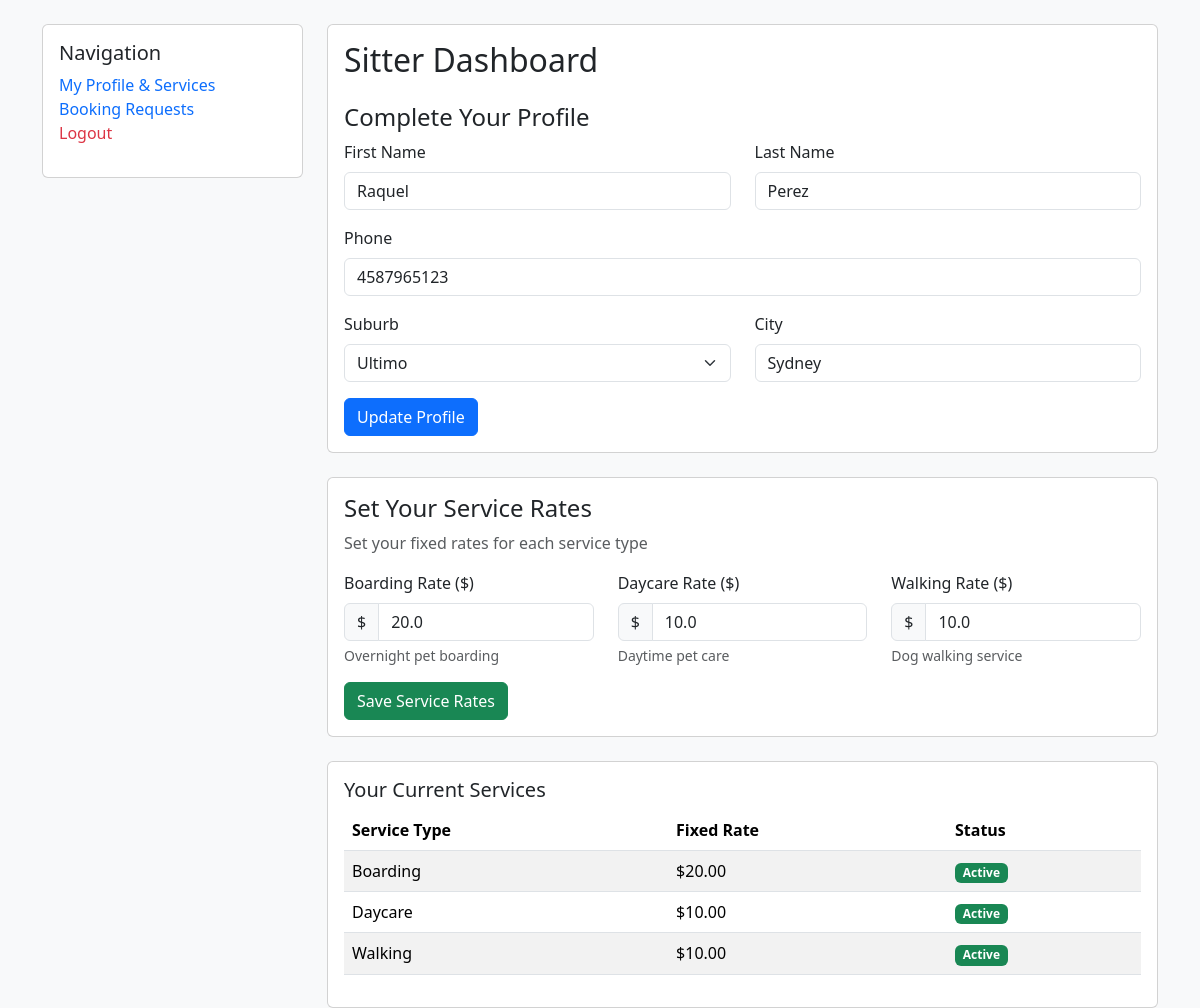
/sitter-dashboard (signed in), run on the app's committed database.
### database.py (models this page shows, shortened)
class User(db.Model):
    id = db.Column(db.Integer, primary_key=True)
    email = db.Column(db.String(255), unique=True, nullable=False)
    password = db.Column(db.String(255), nullable=False)
    role = db.Column(db.Enum(Role), nullable=False, default=Role.customer)
    created_at = db.Column(db.DateTime, default=datetime.utcnow)
    first_name = db.Column(db.String(100))
    last_name = db.Column(db.String(100))
    phone = db.Column(db.String(20))
    city = db.Column(db.String(100))
    suburb = db.Column(db.String(100))
    created_at = db.Column(db.DateTime, default=datetime.utcnow)
    sitter_services = db.relationship('SitterService', backref='sitter', lazy=True)
    owner_bookings = db.relationship('Booking', foreign_keys='Booking.owner_id', backref='owner', lazy=True)
    sitter_bookings = db.relationship('Booking', foreign_keys='Booking.sitter_id', backref='sitter', lazy=True)

class SitterService(db.Model):
    id = db.Column(db.Integer, primary_key=True)
    sitter_id = db.Column(db.Integer, db.ForeignKey('user.id'), nullable=False)
    service_type = db.Column(db.Enum(ServiceType), nullable=False)
    fixed_rate = db.Column(db.Float, nullable=False)  # Fixed price for this service
    description = db.Column(db.Text)
    is_active = db.Column(db.Boolean, default=True)
    created_at = db.Column(db.DateTime, default=datetime.utcnow)
    updated_at = db.Column(db.DateTime, default=datetime.utcnow, onupdate=datetime.utcnow)
    bookings = db.relationship('Booking', backref='service', lazy=True)

### main.py (the view, shortened to what this page needs)
@app.route("/sitter-dashboard", methods=["GET", "POST"])
def sitter_dashboard():
    user = User.query.filter_by(email=session.get('user_email')).first()
    services = SitterService.query.filter_by(sitter_id=user.id).all()
    return render_template("sitter_dashboard.html", user=user, services=services, suburbs=SYDNEY_SUBURBS)

### templates/sitter_dashboard.html (shortened to what this page needs)
<!DOCTYPE html>
<html lang="en">
<head>
    <link href="https://cdn.jsdelivr.net/npm/bootstrap@5.3.2/dist/css/bootstrap.min.css" rel="stylesheet">
</head>
<body class="bg-light">
    <div class="container mt-4">
        <div class="row">
            <div class="col-md-3">
                <div class="card">
                    <div class="card-body">
                        <h5 class="card-title">Navigation</h5>
                        <ul class="list-unstyled">
                            <li><a href="{{ url_for('sitter_dashboard') }}" class="text-decoration-none">My Profile & Services</a></li>
                            <li><a href="{{ url_for('sitter_inbox') }}" class="text-decoration-none">Booking Requests</a></li>
                            <li><a href="{{ url_for('login') }}" class="text-decoration-none text-danger">Logout</a></li>
                        </ul>
                    </div>
                </div>
            </div>
            <div class="col-md-9">
                <div class="card mb-4">
                    <div class="card-body">
                        <h2 class="card-title">Sitter Dashboard</h2>
                        <h4 class="mt-4">Complete Your Profile</h4>
                        <form method="POST">
                            <div class="row">
                                <div class="col-md-6 mb-3">
                                    <label for="first_name" class="form-label">First Name</label>
                                    <input type="text" name="first_name" id="first_name" class="form-control"
                                           value="{{ user.first_name or '' }}" required>
                                </div>
                                <div class="col-md-6 mb-3">
                                    <label for="last_name" class="form-label">Last Name</label>
                                    <input type="text" name="last_name" id="last_name" class="form-control"
                                           value="{{ user.last_name or '' }}" required>
                                </div>
                            </div>
                            <div class="mb-3">
                                <label for="phone" class="form-label">Phone</label>
                                <input type="tel" name="phone" id="phone" class="form-control"
                                       value="{{ user.phone or '' }}" required>
                            </div>
                            <div class="row">
                                <div class="col-md-6 mb-3">
                                <label for="suburb" class="form-label">Suburb</label>
                                    <select name="suburb" id="suburb" class="form-select" required>
                                        {% for suburb in suburbs %}
                                            <option value="{{ suburb }}" {% if user.suburb == suburb %}selected{% endif %}>{{ suburb }}</option>
                                        {% endfor %}
                                    </select>
                            </div>
                                <div class="col-md-6 mb-3">
                                    <label for="city" class="form-label">City</label>
                                    <input type="text" name="city" id="city" class="form-control"
                                           value="{{ user.city or 'Sydney' }}" required>
                                </div>
                            </div>
                            <button type="submit" class="btn btn-primary">Update Profile</button>
                        </form>
                    </div>
                </div>
                <div class="card">
                    <div class="card-body">
                        <h4 class="card-title">Set Your Service Rates</h4>
                        <p class="text-muted">Set your fixed rates for each service type</p>
                        <form method="POST">
                            <div class="row">
                                <div class="col-md-4 mb-3">
                                    <label for="boarding_rate" class="form-label">Boarding Rate ($)</label>
                                    <div class="input-group">
                                        <span class="input-group-text">$</span>
                                        <input type="number" name="boarding_rate" id="boarding_rate"
                                               class="form-control" min="0" step="0.01"
                                               value="{{ services[0].fixed_rate if services and services[0].service_type.value == 'boarding' else '' }}"
                                               placeholder="50.00" required>
                                    </div>
                                    <div class="form-text">Overnight pet boarding</div>
                                </div>
                                <div class="col-md-4 mb-3">
                                    <label for="daycare_rate" class="form-label">Daycare Rate ($)</label>
                                    <div class="input-group">
                                        <span class="input-group-text">$</span>
                                        <input type="number" name="daycare_rate" id="daycare_rate"
                                               class="form-control" min="0" step="0.01"
                                               value="{{ services[1].fixed_rate if services and services[1].service_type.value == 'daycare' else '' }}"
                                               placeholder="35.00" required>
                                    </div>
                                    <div class="form-text">Daytime pet care</div>
                                </div>
                                <div class="col-md-4 mb-3">
                                    <label for="walking_rate" class="form-label">Walking Rate ($)</label>
                                    <div class="input-group">
                                        <span class="input-group-text">$</span>
                                        <input type="number" name="walking_rate" id="walking_rate"
                                               class="form-control" min="0" step="0.01"
                                               value="{{ services[2].fixed_rate if services and services[2].service_type.value == 'walking' else '' }}"
                                               placeholder="25.00" required>
                                    </div>
                                    <div class="form-text">Dog walking service</div>
                                </div>
                            </div>
                            <button type="submit" class="btn btn-success">Save Service Rates</button>
                        </form>
                    </div>
                </div>
                {% if services %}
                <div class="card mt-4">
                    <div class="card-body">
                        <h5 class="card-title">Your Current Services</h5>
                        <div class="table-responsive">
                            <table class="table table-striped">
                                <thead>
                                    <tr>
                                        <th>Service Type</th>
                                        <th>Fixed Rate</th>
                                        <th>Status</th>
                                    </tr>
                                </thead>
                                <tbody>
                                    {% for service in services %}
                                    <tr>
                                        <td>{{ service.service_type.value.title() }}</td>
                                        <td>${{ "%.2f"|format(service.fixed_rate) }}</td>
                                        <td>
                                            <span class="badge bg-{{ 'success' if service.is_active else 'secondary' }}">
                                                {{ 'Active' if service.is_active else 'Inactive' }}
                                            </span>
                                        </td>
                                    </tr>
                                    {% endfor %}
                                </tbody>
                            </table>
                        </div>
                    </div>
                </div>
                {% endif %}
            </div>
        </div>
    </div>
</body>
</html>

### data on the page
User: first_name "Raquel", last_name "Perez", phone "4587965123", suburb "Ultimo", city "Sydney"
SitterService: boarding_rate "20.0", service_type.value "Boarding", fixed_rate "20.00", is_active "Active"
SitterService: daycare_rate "10.0", service_type.value "Daycare", fixed_rate "10.00", is_active "Active"
SitterService: walking_rate "10.0", service_type.value "Walking", fixed_rate "10.00", is_active "Active"
